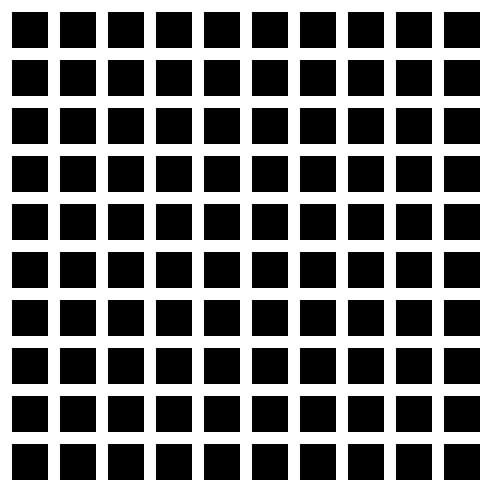

Generate this figure with Python:
#! /usr/bin/env python
# Time-stamp: <2019-03-09 09:43:09 [email redacted]>

""" Display a square using [pygame](http://www.pygame.org).

For a quick introduction on drawing with pygame,
see <https://www.cs.ucsb.edu/~pconrad/cs5nm/topics/pygame/drawing/>
"""
import pygame
# Colors are triplets containint RGB values
# (see <https://www.rapidtables.com/web/color/RGB_Color.html>
BLACK = (0, 0, 0)
WHITE = (255, 255, 255)
GRAY = (127, 127, 127)
RED = (255, 0, 0)
GREEN = (0, 255, 0)
BLUE = (0, 0, 255)

W, H = 500,500  # graphic window size
# Note that (0,0) is at the *upper* left hand corner of the screen.

# open the window and fill it with white
pygame.init()
screen = pygame.display.set_mode((W, H), pygame.DOUBLEBUF)
screen.fill(WHITE)

#crée grid
width, height = W//40, H//40
for largeur in range(10):
    for hauteur in range(10):
        left, top = width + largeur*width*4, height + hauteur*height*4
        myrect = pygame.Rect(left, top, 3*width, 3*height)
        pygame.draw.rect(screen, BLACK, myrect)

# display the backbuffer
pygame.display.flip()

# save the image into a file
pygame.image.save(screen, "Herman.png")

# wait till the window is closed
done = False
while not done:
        for event in pygame.event.get():
                if event.type == pygame.QUIT:
                        done = True



